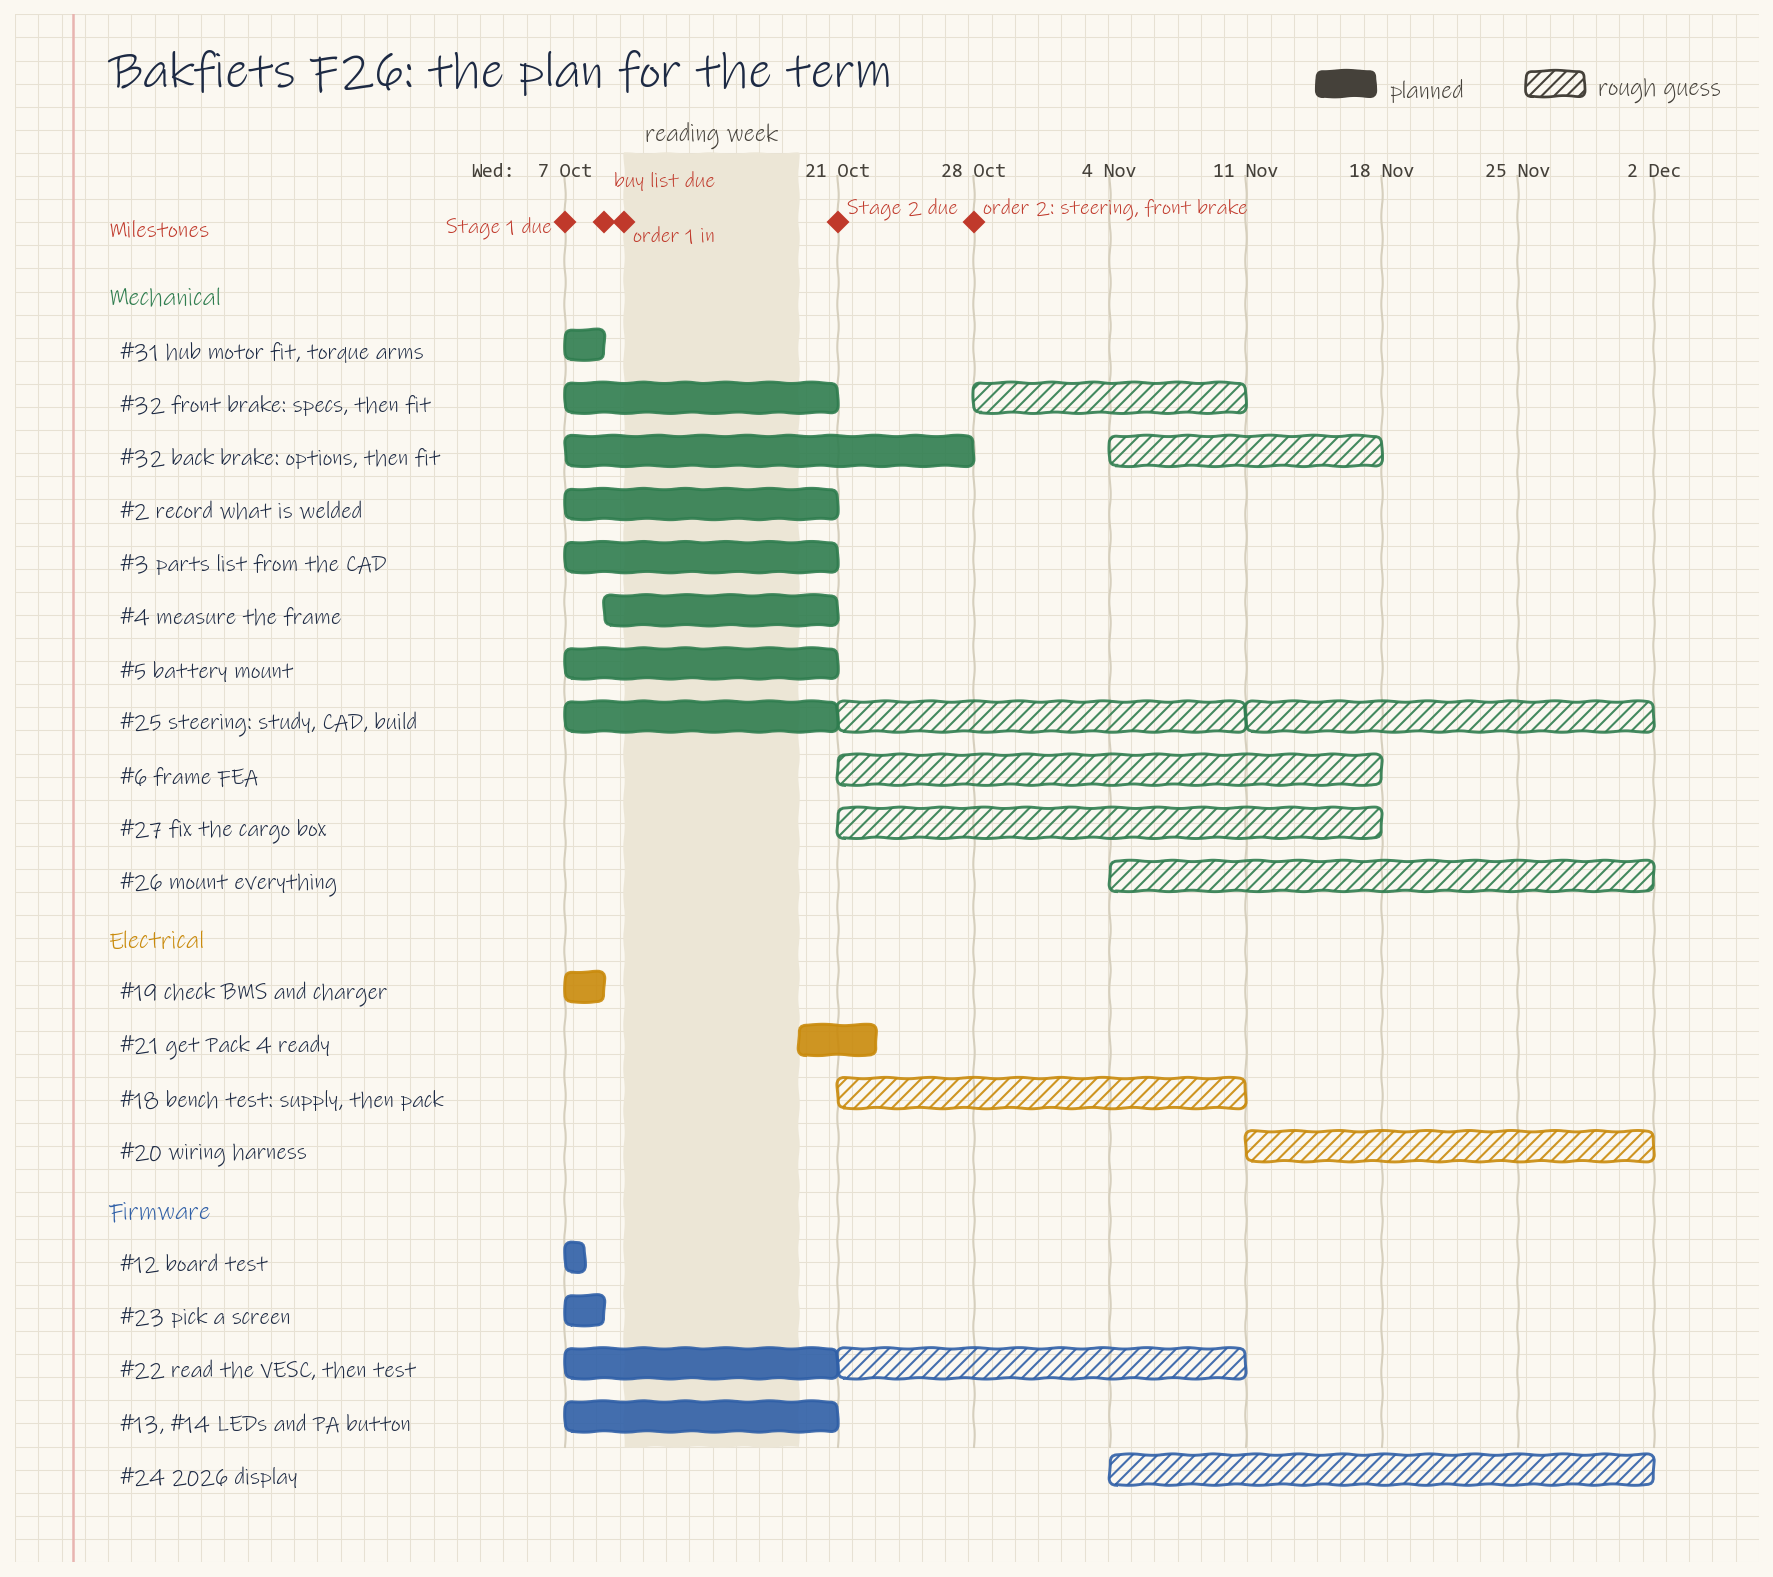

Reproduce this figure in Python.
import sys, os
from datetime import date
HERE = os.path.dirname(os.path.abspath(__file__))
sys.path.insert(0, HERE)
from notebook import *
from matplotlib.patches import Rectangle, FancyBboxPatch

# Rough plan for Fall 2026. Solid bars are planned, hatched bars are a guess
# that the squad leads will firm up. Edit the rows below and rerun.
START, END = date(2026, 10, 5), date(2026, 12, 5)
X0, X1 = 44, 146                       # plot area on the page
def x(d): return X0 + (d - START).days / (END - START).days * (X1 - X0)
D = lambda m, d: date(2026, m, d)

rows = [
    ('Mechanical', GREEN, [
        ('#31 hub motor fit, torque arms', [(D(10, 7), D(10, 9), 1)]),
        ('#32 front brake: specs, then fit', [(D(10, 7), D(10, 21), 1), (D(10, 28), D(11, 11), 0)]),
        ('#32 back brake: options, then fit', [(D(10, 7), D(10, 28), 1), (D(11, 4), D(11, 18), 0)]),
        ('#2 record what is welded',       [(D(10, 7), D(10, 21), 1)]),
        ('#3 parts list from the CAD',     [(D(10, 7), D(10, 21), 1)]),
        ('#4 measure the frame',           [(D(10, 9), D(10, 21), 1)]),
        ('#5 battery mount',               [(D(10, 7), D(10, 21), 1)]),
        ('#25 steering: study, CAD, build', [(D(10, 7), D(10, 21), 1), (D(10, 21), D(11, 11), 0), (D(11, 11), D(12, 2), 0)]),
        ('#6 frame FEA',                   [(D(10, 21), D(11, 18), 0)]),
        ('#27 fix the cargo box',          [(D(10, 21), D(11, 18), 0)]),
        ('#26 mount everything',           [(D(11, 4), D(12, 2), 0)]),
    ]),
    ('Electrical', GOLD, [
        ('#19 check BMS and charger',      [(D(10, 7), D(10, 9), 1)]),
        ('#21 get Pack 4 ready', [(D(10, 19), D(10, 23), 1)]),
        ('#18 bench test: supply, then pack', [(D(10, 21), D(11, 11), 0)]),
        ('#20 wiring harness',             [(D(11, 11), D(12, 2), 0)]),
    ]),
    ('Firmware', BLUE, [
        ('#12 board test',                 [(D(10, 7), D(10, 8), 1)]),
        ('#23 pick a screen',              [(D(10, 7), D(10, 9), 1)]),
        ('#22 read the VESC, then test',   [(D(10, 7), D(10, 21), 1), (D(10, 21), D(11, 11), 0)]),
        ('#13, #14 LEDs and PA button',    [(D(10, 7), D(10, 21), 1)]),
        ('#24 2026 display',               [(D(11, 4), D(12, 2), 0)]),
    ]),
]
n_rows = sum(len(r[2]) + 1 for r in rows)
H = int(round(28 + n_rows * 4.6))
fig, ax = page(150, H, (15, H / 10))
note(ax, 8, H - 5, 'Bakfiets F26: the plan for the term', size=24, weight='bold')

top = H - 16
bottom = 10
# reading week
ax.add_patch(Rectangle((x(D(10, 10)), bottom), x(D(10, 19)) - x(D(10, 10)), top - bottom + 4, fc='#ece6d6', ec='none', zorder=0))
note(ax, (x(D(10, 10)) + x(D(10, 19))) / 2, top + 5.6, 'reading week', size=10, color=PENCIL, ha='center')
# Wednesday meetings
for m, d in [(10, 7), (10, 21), (10, 28), (11, 4), (11, 11), (11, 18), (11, 25), (12, 2)]:
    xx = x(D(m, d))
    ax.plot([xx, xx], [bottom, top + 2], color='#d6cfbd', lw=1, zorder=0)
    mono(ax, xx, top + 2.4, f'{d} {"Oct" if m == 10 else "Nov" if m == 11 else "Dec"}', size=8.5, color=PENCIL, ha='center')
mono(ax, X0 - 1, top + 2.4, 'Wed:', size=8.5, color=PENCIL, ha='right')

# milestones
y = top - 2
for d, label, dy in [(D(10, 7), 'Stage 1 due', 0), (D(10, 9), 'buy list due', 2.4), (D(10, 10), 'order 1 in', -2.4),
                     (D(10, 21), 'Stage 2 due', 0), (D(10, 28), 'order 2: steering, front brake', 0)]:
    xx = x(d)
    ax.plot([xx], [y], marker='D', ms=7, color=RED, zorder=4)
    if label == 'Stage 1 due':
        note(ax, xx - 1.2, y - 0.4, label, size=8.8, color=RED, ha='right')
    else:
        note(ax, xx + 0.8, y + 1.2 + dy, label, size=8.8, color=RED)
note(ax, 8, y - 0.6, 'Milestones', size=11, weight='bold', color=RED)
y -= 6

for team, col, items in rows:
    note(ax, 8, y - 0.6, team, size=12, weight='bold', color=col)
    y -= 4.6
    for label, segs in items:
        note(ax, 9, y - 0.6, label, size=9.4, color=INK)
        for s, e, firm in segs:
            w = max(x(e) - x(s), 0.9)
            ax.add_patch(FancyBboxPatch((x(s), y - 1.3), w, 2.6, boxstyle='round,pad=0,rounding_size=0.6',
                                        fc=col if firm else 'none', ec=col, lw=1.4, hatch=None if firm else '////',
                                        alpha=0.9, zorder=3))
        y -= 4.6
    y -= 0.4

# legend
lx, ly = 112, H - 6
for i, (firm, label) in enumerate([(1, 'planned'), (0, 'rough guess')]):
    xx = lx + i * 18
    ax.add_patch(FancyBboxPatch((xx, ly - 1.1), 5, 2.2, boxstyle='round,pad=0,rounding_size=0.5',
                                fc=PENCIL if firm else 'none', ec=PENCIL, lw=1.3, hatch=None if firm else '////', zorder=3))
    note(ax, xx + 6.2, ly - 0.6, label, size=10, color=PENCIL)
save(fig, os.path.join(HERE, 'gantt-f26.png'))
